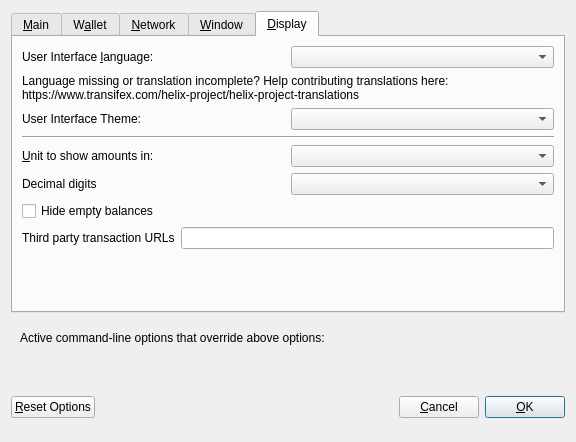
<?xml version="1.0" encoding="UTF-8"?>
<ui version="4.0">
 <class>OptionsDialog</class>
 <widget class="QDialog" name="OptionsDialog">
  <property name="geometry">
   <rect>
    <x>0</x>
    <y>0</y>
    <width>576</width>
    <height>442</height>
   </rect>
  </property>
  <property name="windowTitle">
   <string>Options</string>
  </property>
  <property name="modal">
   <bool>true</bool>
  </property>
  <layout class="QVBoxLayout" name="verticalLayout">
   <item>
    <widget class="QTabWidget" name="tabWidget">
     <property name="currentIndex">
      <number>4</number>
     </property>
     <widget class="QWidget" name="tabMain">
      <attribute name="title">
       <string>&amp;Main</string>
      </attribute>
      <layout class="QVBoxLayout" name="verticalLayout_Main">
       <item>
        <widget class="QCheckBox" name="bitcoinAtStartup">
         <property name="toolTip">
          <string>Automatically start Helix after logging in to the system.</string>
         </property>
         <property name="text">
          <string>&amp;Start Helix on system login</string>
         </property>
        </widget>
       </item>
       <item>
        <layout class="QHBoxLayout" name="horizontalLayout_2_Main">
         <item>
          <widget class="QLabel" name="databaseCacheLabel">
           <property name="text">
            <string>Size of &amp;database cache</string>
           </property>
           <property name="textFormat">
            <enum>Qt::PlainText</enum>
           </property>
           <property name="buddy">
            <cstring>databaseCache</cstring>
           </property>
          </widget>
         </item>
         <item>
          <widget class="QSpinBox" name="databaseCache"/>
         </item>
         <item>
          <widget class="QLabel" name="databaseCacheUnitLabel">
           <property name="text">
            <string>MB</string>
           </property>
           <property name="textFormat">
            <enum>Qt::PlainText</enum>
           </property>
          </widget>
         </item>
         <item>
          <spacer name="horizontalSpacer_2_Main">
           <property name="orientation">
            <enum>Qt::Horizontal</enum>
           </property>
           <property name="sizeHint" stdset="0">
            <size>
             <width>40</width>
             <height>20</height>
            </size>
           </property>
          </spacer>
         </item>
        </layout>
       </item>
       <item>
        <layout class="QHBoxLayout" name="horizontalLayout_3_Main">
         <item>
          <widget class="QLabel" name="threadsScriptVerifLabel">
           <property name="text">
            <string>Number of script &amp;verification threads</string>
           </property>
           <property name="textFormat">
            <enum>Qt::PlainText</enum>
           </property>
           <property name="buddy">
            <cstring>threadsScriptVerif</cstring>
           </property>
          </widget>
         </item>
         <item>
          <widget class="QSpinBox" name="threadsScriptVerif">
           <property name="toolTip">
            <string>(0 = auto, &lt;0 = leave that many cores free)</string>
           </property>
          </widget>
         </item>
         <item>
          <spacer name="horizontalSpacer_3_Main">
           <property name="orientation">
            <enum>Qt::Horizontal</enum>
           </property>
           <property name="sizeHint" stdset="0">
            <size>
             <width>40</width>
             <height>20</height>
            </size>
           </property>
          </spacer>
         </item>
        </layout>
       </item>
       <item>
        <spacer name="verticalSpacer_2">
         <property name="orientation">
          <enum>Qt::Vertical</enum>
         </property>
         <property name="sizeHint" stdset="0">
          <size>
           <width>20</width>
           <height>40</height>
          </size>
         </property>
        </spacer>
       </item>
       <item>
        <widget class="QCheckBox" name="checkBoxZeromintEnable">
         <property name="toolTip">
          <string>Enable automatic minting of Helix units to zHLIX</string>
         </property>
         <property name="layoutDirection">
          <enum>Qt::LeftToRight</enum>
         </property>
         <property name="text">
          <string>Enable zHLIX Automint</string>
         </property>
        </widget>
       </item>
       <item>
        <layout class="QHBoxLayout" name="horizontalLayout_3">
         <item>
          <widget class="QLabel" name="percentage_label">
           <property name="toolTip">
            <string>Percentage of incoming HLIX which get automatically converted to zHLIX via Zerocoin Protocol (min: 10%)</string>
           </property>
           <property name="text">
            <string>Percentage of autominted zHLIX</string>
           </property>
          </widget>
         </item>
         <item>
          <widget class="QSpinBox" name="zeromintPercentage">
           <property name="minimum">
            <number>1</number>
           </property>
           <property name="maximum">
            <number>100</number>
           </property>
          </widget>
         </item>
        </layout>
       </item>
       <item>
        <layout class="QHBoxLayout" name="horizontalLayout" stretch="0,0">
         <property name="sizeConstraint">
          <enum>QLayout::SetFixedSize</enum>
         </property>
         <item>
          <widget class="QLabel" name="labelPreferredDenom">
           <property name="maximumSize">
            <size>
             <width>16777215</width>
             <height>16777215</height>
            </size>
           </property>
           <property name="toolTip">
            <string>Wait with automatic conversion to Zerocoin until enough HLIX for this denomination is available</string>
           </property>
           <property name="text">
            <string>Preferred Automint zHLIX Denomination</string>
           </property>
          </widget>
         </item>
         <item>
          <widget class="QComboBox" name="preferredDenom">
           <property name="maximumSize">
            <size>
             <width>16777215</width>
             <height>27</height>
            </size>
           </property>
           <property name="toolTip">
            <string>Wait with automatic conversion to Zerocoin until enough HLIX for this denomination is available</string>
           </property>
           <property name="maxVisibleItems">
            <number>9</number>
           </property>
           <property name="maxCount">
            <number>9</number>
           </property>
          </widget>
         </item>
        </layout>
       </item>
      </layout>
     </widget>
     <widget class="QWidget" name="tabWallet">
      <attribute name="title">
       <string>W&amp;allet</string>
      </attribute>
      <layout class="QVBoxLayout" name="verticalLayout_Wallet">
       <item>
        <layout class="QHBoxLayout" name="horizontalLayout_2_Wallet">
         <item>
          <widget class="QLabel" name="labelStakeSplitThresholdText">
           <property name="text">
            <string>Stake split threshold:</string>
           </property>
          </widget>
         </item>
         <item>
          <widget class="QSpinBox" name="spinBoxStakeSplitThreshold">
           <property name="minimum">
            <number>1</number>
           </property>
           <property name="maximum">
            <number>999999</number>
           </property>
          </widget>
         </item>
        </layout>
       </item>
       <item>
        <widget class="QGroupBox" name="groupBox">
         <property name="title">
          <string>Expert</string>
         </property>
         <layout class="QVBoxLayout" name="verticalLayout_2">
          <item>
           <widget class="QCheckBox" name="coinControlFeatures">
            <property name="toolTip">
             <string>Whether to show coin control features or not.</string>
            </property>
            <property name="text">
             <string>Enable coin &amp;control features</string>
            </property>
           </widget>
          </item>
          <item>
           <widget class="QCheckBox" name="showMasternodesTab">
            <property name="toolTip">
             <string>Show additional tab listing all your masternodes in first sub-tab&lt;br/&gt;and all masternodes on the network in second sub-tab.</string>
            </property>
            <property name="text">
             <string>Show Masternodes Tab</string>
            </property>
           </widget>
          </item>
          <item>
           <widget class="QCheckBox" name="spendZeroConfChange">
            <property name="toolTip">
             <string>If you disable the spending of unconfirmed change, the change from a transaction&lt;br/&gt;cannot be used until that transaction has at least one confirmation.&lt;br/&gt;This also affects how your balance is computed.</string>
            </property>
            <property name="text">
             <string>&amp;Spend unconfirmed change</string>
            </property>
           </widget>
          </item>
         </layout>
        </widget>
       </item>
       <item>
        <spacer name="verticalSpacer_Wallet">
         <property name="orientation">
          <enum>Qt::Vertical</enum>
         </property>
         <property name="sizeHint" stdset="0">
          <size>
           <width>20</width>
           <height>40</height>
          </size>
         </property>
        </spacer>
       </item>
      </layout>
     </widget>
     <widget class="QWidget" name="tabNetwork">
      <attribute name="title">
       <string>&amp;Network</string>
      </attribute>
      <layout class="QVBoxLayout" name="verticalLayout_Network">
       <item>
        <widget class="QCheckBox" name="mapPortUpnp">
         <property name="toolTip">
          <string>Automatically open the Helix client port on the router. This only works when your router supports UPnP and it is enabled.</string>
         </property>
         <property name="text">
          <string>Map port using &amp;UPnP</string>
         </property>
        </widget>
       </item>
       <item>
        <widget class="QCheckBox" name="allowIncoming">
         <property name="toolTip">
          <string>Accept connections from outside</string>
         </property>
         <property name="text">
          <string>Allow incoming connections</string>
         </property>
        </widget>
       </item>
       <item>
        <widget class="QCheckBox" name="connectSocks">
         <property name="toolTip">
          <string>Connect to the Helix network through a SOCKS5 proxy.</string>
         </property>
         <property name="text">
          <string>&amp;Connect through SOCKS5 proxy (default proxy):</string>
         </property>
        </widget>
       </item>
       <item>
        <layout class="QHBoxLayout" name="horizontalLayout_1_Network">
         <item>
          <widget class="QLabel" name="proxyIpLabel">
           <property name="text">
            <string>Proxy &amp;IP:</string>
           </property>
           <property name="textFormat">
            <enum>Qt::PlainText</enum>
           </property>
           <property name="buddy">
            <cstring>proxyIp</cstring>
           </property>
          </widget>
         </item>
         <item>
          <widget class="QValidatedLineEdit" name="proxyIp">
           <property name="minimumSize">
            <size>
             <width>140</width>
             <height>0</height>
            </size>
           </property>
           <property name="maximumSize">
            <size>
             <width>140</width>
             <height>16777215</height>
            </size>
           </property>
           <property name="toolTip">
            <string>IP address of the proxy (e.g. IPv4: 127.0.0.1 / IPv6: ::1)</string>
           </property>
          </widget>
         </item>
         <item>
          <widget class="QLabel" name="proxyPortLabel">
           <property name="text">
            <string>&amp;Port:</string>
           </property>
           <property name="textFormat">
            <enum>Qt::PlainText</enum>
           </property>
           <property name="buddy">
            <cstring>proxyPort</cstring>
           </property>
          </widget>
         </item>
         <item>
          <widget class="QLineEdit" name="proxyPort">
           <property name="minimumSize">
            <size>
             <width>75</width>
             <height>0</height>
            </size>
           </property>
           <property name="maximumSize">
            <size>
             <width>55</width>
             <height>16777215</height>
            </size>
           </property>
           <property name="toolTip">
            <string>Port of the proxy (e.g. 9050)</string>
           </property>
          </widget>
         </item>
         <item>
          <spacer name="horizontalSpacer_1_Network">
           <property name="orientation">
            <enum>Qt::Horizontal</enum>
           </property>
           <property name="sizeHint" stdset="0">
            <size>
             <width>40</width>
             <height>20</height>
            </size>
           </property>
          </spacer>
         </item>
        </layout>
       </item>
       <item>
        <spacer name="verticalSpacer_Network">
         <property name="orientation">
          <enum>Qt::Vertical</enum>
         </property>
         <property name="sizeHint" stdset="0">
          <size>
           <width>20</width>
           <height>40</height>
          </size>
         </property>
        </spacer>
       </item>
      </layout>
     </widget>
     <widget class="QWidget" name="tabWindow">
      <attribute name="title">
       <string>&amp;Window</string>
      </attribute>
      <layout class="QVBoxLayout" name="verticalLayout_Window">
       <item>
        <widget class="QCheckBox" name="minimizeToTray">
         <property name="toolTip">
          <string>Show only a tray icon after minimizing the window.</string>
         </property>
         <property name="text">
          <string>&amp;Minimize to the tray instead of the taskbar</string>
         </property>
        </widget>
       </item>
       <item>
        <widget class="QCheckBox" name="minimizeOnClose">
         <property name="toolTip">
          <string>Minimize instead of exit the application when the window is closed. When this option is enabled, the application will be closed only after selecting Quit in the menu.</string>
         </property>
         <property name="text">
          <string>M&amp;inimize on close</string>
         </property>
        </widget>
       </item>
       <item>
        <spacer name="verticalSpacer_Window">
         <property name="orientation">
          <enum>Qt::Vertical</enum>
         </property>
         <property name="sizeHint" stdset="0">
          <size>
           <width>20</width>
           <height>40</height>
          </size>
         </property>
        </spacer>
       </item>
      </layout>
     </widget>
     <widget class="QWidget" name="tabDisplay">
      <attribute name="title">
       <string>&amp;Display</string>
      </attribute>
      <layout class="QVBoxLayout" name="verticalLayout_Display">
       <item>
        <layout class="QHBoxLayout" name="horizontalLayout_1_Display">
         <item>
          <widget class="QLabel" name="langLabel">
           <property name="text">
            <string>User Interface &amp;language:</string>
           </property>
           <property name="textFormat">
            <enum>Qt::PlainText</enum>
           </property>
           <property name="buddy">
            <cstring>lang</cstring>
           </property>
          </widget>
         </item>
         <item>
          <widget class="QValueComboBox" name="lang">
           <property name="toolTip">
            <string>The user interface language can be set here. This setting will take effect after restarting Helix.</string>
           </property>
          </widget>
         </item>
        </layout>
       </item>
       <item>
        <widget class="QLabel" name="label_3">
         <property name="toolTip">
          <string notr="true"/>
         </property>
         <property name="statusTip">
          <string notr="true"/>
         </property>
         <property name="whatsThis">
          <string notr="true"/>
         </property>
         <property name="accessibleName">
          <string notr="true"/>
         </property>
         <property name="text">
          <string>Language missing or translation incomplete? Help contributing translations here:
https://www.transifex.com/helix-project/helix-project-translations</string>
         </property>
         <property name="wordWrap">
          <bool>true</bool>
         </property>
         <property name="openExternalLinks">
          <bool>true</bool>
         </property>
         <property name="textInteractionFlags">
          <set>Qt::TextBrowserInteraction</set>
         </property>
        </widget>
       </item>
       <item>
        <layout class="QHBoxLayout" name="horizontalLayout_4_Display" stretch="0,0">
         <item>
          <widget class="QLabel" name="themeLabel">
           <property name="text">
            <string>User Interface Theme:</string>
           </property>
          </widget>
         </item>
         <item>
          <widget class="QValueComboBox" name="theme"/>
         </item>
        </layout>
       </item>
       <item>
        <widget class="Line" name="line">
         <property name="orientation">
          <enum>Qt::Horizontal</enum>
         </property>
        </widget>
       </item>
       <item>
        <layout class="QHBoxLayout" name="horizontalLayout_2_Display">
         <item>
          <widget class="QLabel" name="unitLabel">
           <property name="text">
            <string>&amp;Unit to show amounts in:</string>
           </property>
           <property name="textFormat">
            <enum>Qt::PlainText</enum>
           </property>
           <property name="buddy">
            <cstring>unit</cstring>
           </property>
          </widget>
         </item>
         <item>
          <widget class="QValueComboBox" name="unit">
           <property name="toolTip">
            <string>Choose the default subdivision unit to show in the interface and when sending coins.</string>
           </property>
          </widget>
         </item>
        </layout>
       </item>
       <item>
        <layout class="QHBoxLayout" name="horizontalLayout_5_Display">
         <item>
          <widget class="QLabel" name="digitsLabel">
           <property name="text">
            <string>Decimal digits</string>
           </property>
          </widget>
         </item>
         <item>
          <widget class="QValueComboBox" name="digits"/>
         </item>
        </layout>
       </item>
       <item>
        <widget class="QCheckBox" name="checkBoxHideZeroBalances">
         <property name="toolTip">
          <string>Hide empty balances</string>
         </property>
         <property name="layoutDirection">
          <enum>Qt::LeftToRight</enum>
         </property>
         <property name="text">
          <string>Hide empty balances</string>
         </property>
        </widget>
       </item>
       <item>
        <layout class="QHBoxLayout" name="horizontalLayout_3_Display">
         <item>
          <widget class="QLabel" name="thirdPartyTxUrlsLabel">
           <property name="toolTip">
            <string>Third party URLs (e.g. a block explorer) that appear in the transactions tab as context menu items. %s in the URL is replaced by transaction hash. Multiple URLs are separated by vertical bar |.</string>
           </property>
           <property name="text">
            <string>Third party transaction URLs</string>
           </property>
           <property name="buddy">
            <cstring>thirdPartyTxUrls</cstring>
           </property>
          </widget>
         </item>
         <item>
          <widget class="QLineEdit" name="thirdPartyTxUrls">
           <property name="toolTip">
            <string>Third party URLs (e.g. a block explorer) that appear in the transactions tab as context menu items. %s in the URL is replaced by transaction hash. Multiple URLs are separated by vertical bar |.</string>
           </property>
          </widget>
         </item>
        </layout>
       </item>
       <item>
        <spacer name="verticalSpacer">
         <property name="orientation">
          <enum>Qt::Vertical</enum>
         </property>
         <property name="sizeHint" stdset="0">
          <size>
           <width>20</width>
           <height>40</height>
          </size>
         </property>
        </spacer>
       </item>
      </layout>
     </widget>
    </widget>
   </item>
   <item>
    <widget class="QFrame" name="frame">
     <layout class="QVBoxLayout" name="verticalLayout_Bottom">
      <item>
       <layout class="QHBoxLayout" name="horizontalLayout_Bottom">
        <item>
         <widget class="QLabel" name="overriddenByCommandLineInfoLabel">
          <property name="text">
           <string>Active command-line options that override above options:</string>
          </property>
          <property name="textFormat">
           <enum>Qt::PlainText</enum>
          </property>
         </widget>
        </item>
        <item>
         <spacer name="horizontalSpacer_Bottom">
          <property name="orientation">
           <enum>Qt::Horizontal</enum>
          </property>
          <property name="sizeHint" stdset="0">
           <size>
            <width>40</width>
            <height>20</height>
           </size>
          </property>
         </spacer>
        </item>
       </layout>
      </item>
      <item>
       <widget class="QLabel" name="overriddenByCommandLineLabel">
        <property name="text">
         <string/>
        </property>
        <property name="textFormat">
         <enum>Qt::PlainText</enum>
        </property>
        <property name="wordWrap">
         <bool>true</bool>
        </property>
       </widget>
      </item>
     </layout>
    </widget>
   </item>
   <item>
    <layout class="QHBoxLayout" name="horizontalLayout_Buttons">
     <item>
      <widget class="QPushButton" name="resetButton">
       <property name="toolTip">
        <string>Reset all client options to default.</string>
       </property>
       <property name="text">
        <string>&amp;Reset Options</string>
       </property>
       <property name="autoDefault">
        <bool>false</bool>
       </property>
      </widget>
     </item>
     <item>
      <spacer name="horizontalSpacer_1">
       <property name="orientation">
        <enum>Qt::Horizontal</enum>
       </property>
       <property name="sizeHint" stdset="0">
        <size>
         <width>40</width>
         <height>48</height>
        </size>
       </property>
      </spacer>
     </item>
     <item>
      <widget class="QLabel" name="statusLabel">
       <property name="minimumSize">
        <size>
         <width>200</width>
         <height>0</height>
        </size>
       </property>
       <property name="font">
        <font>
         <weight>75</weight>
         <bold>true</bold>
        </font>
       </property>
       <property name="text">
        <string/>
       </property>
       <property name="textFormat">
        <enum>Qt::PlainText</enum>
       </property>
       <property name="wordWrap">
        <bool>true</bool>
       </property>
      </widget>
     </item>
     <item>
      <spacer name="horizontalSpacer_2">
       <property name="orientation">
        <enum>Qt::Horizontal</enum>
       </property>
       <property name="sizeHint" stdset="0">
        <size>
         <width>40</width>
         <height>48</height>
        </size>
       </property>
      </spacer>
     </item>
     <item>
      <widget class="QPushButton" name="cancelButton">
       <property name="text">
        <string>&amp;Cancel</string>
       </property>
       <property name="autoDefault">
        <bool>false</bool>
       </property>
      </widget>
     </item>
     <item>
      <widget class="QPushButton" name="okButton">
       <property name="text">
        <string>&amp;OK</string>
       </property>
       <property name="autoDefault">
        <bool>false</bool>
       </property>
       <property name="default">
        <bool>true</bool>
       </property>
      </widget>
     </item>
    </layout>
   </item>
  </layout>
 </widget>
 <customwidgets>
  <customwidget>
   <class>QValidatedLineEdit</class>
   <extends>QLineEdit</extends>
   <header>qvalidatedlineedit.h</header>
  </customwidget>
  <customwidget>
   <class>QValueComboBox</class>
   <extends>QComboBox</extends>
   <header>qvaluecombobox.h</header>
  </customwidget>
 </customwidgets>
 <resources/>
 <connections/>
</ui>
